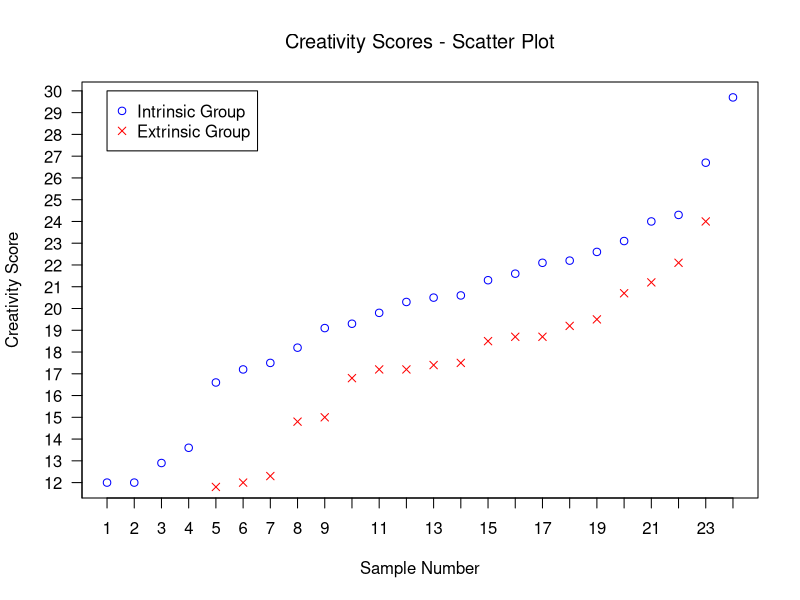
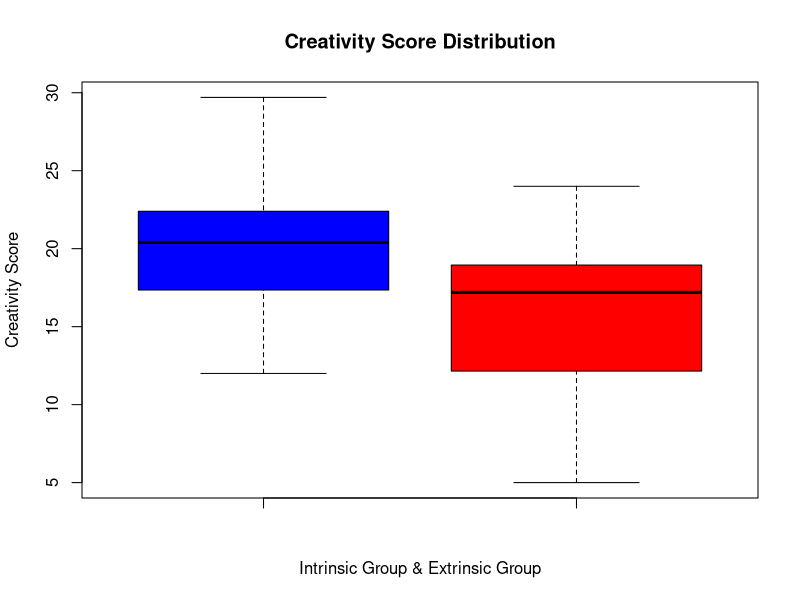
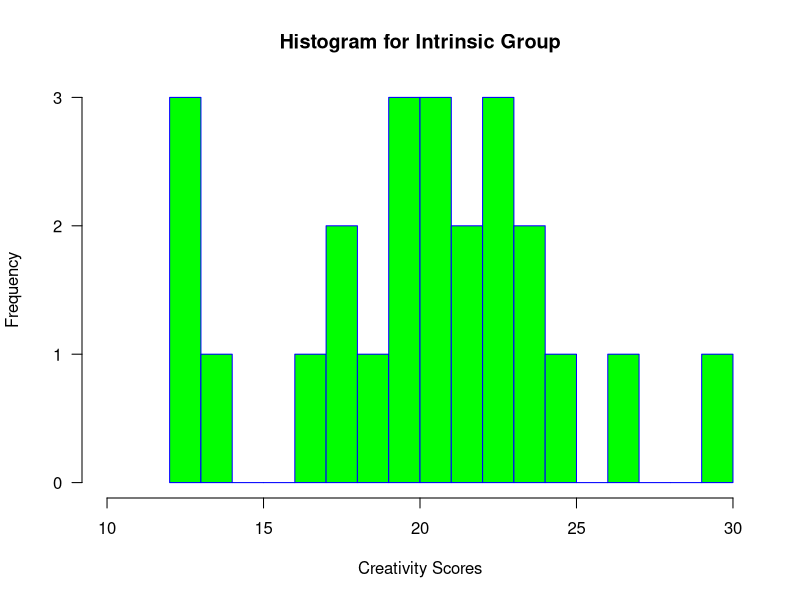
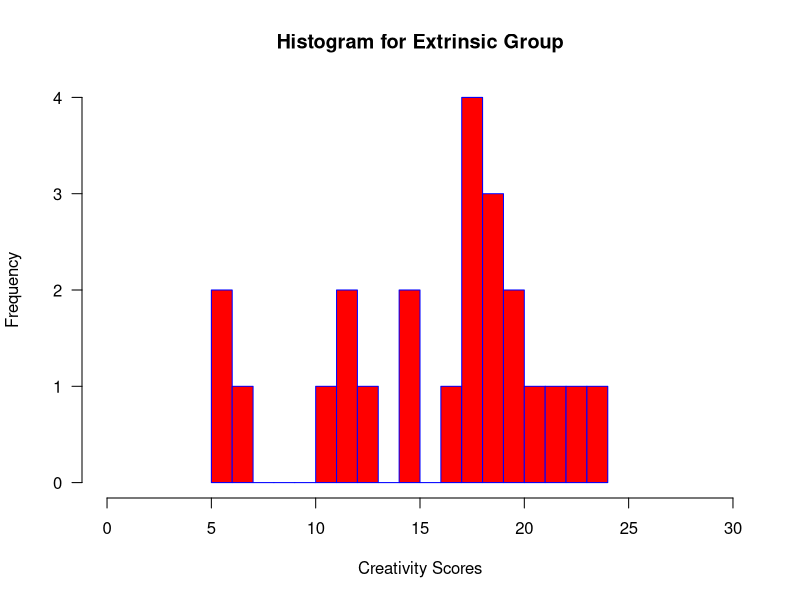

R code for these plots, in order:
# Statistical Sleuth Case 1.1
# Analyzed by Ugur Uresin - Github: ugururesin

# CASE
# Subjects are asked to write a poem.
# All poems were submitted to 12 poets and
# They evaluated poems on a 40-points scale
# The average score is the creativity score!

# Intrinsic Motivation: Satisfaction of doing sth.
# Extrinsic Motivation: Be rewarded for doing sth.

# Data Creation (Creativity Scores) and Data Check
creativity <- c(12,12,12.9,13.6,16.6,17.2,
               17.5,18.2,19.1,19.3,19.8,20.3,
              20.5,20.6,21.3,21.6,22.1,22.2,
              22.6,23.1,24.0,24.3,26.7,29.7,
              5,5.4,6.1,10.9,11.8,12,
               12.3,14.8,15,16.8,17.2,17.2,
               17.4,17.5,18.5,18.7,18.7,19.2,
               19.5,20.7,21.2,22.1,24)
View(creativity)
typeof(creativity)
intrinsic <- creativity[1:24]
extrinsic <- creativity[25:47]
df.int<-as.data.frame(intrinsic)
df.ext<-as.data.frame(extrinsic)

# Data Label Assigning
labels1 <- replicate(24,"Int")
labels2 <- replicate(23,"Ext")
labels <- c(labels1,labels2)
typeof(labels)
data101 <- data.frame(creativity,labels)

typeof(data101)
View(data101)

# Basic Statistics
summary(intrinsic)
summary(extrinsic)
summary(data101)
estimated.difference <- mean(intrinsic)-mean(extrinsic)
estimated.difference

# Descriptive Statistics
# Scatter Plots
rangedata <- range(0,intrinsic,extrinsic)
rangedata <- round(rangedata)
plot(intrinsic, type="p", col="blue", axes=F, ann=F)  
lines(extrinsic, type="p", col="red", pch=4, lty=2)   #Adds the data into previous plot
axis(1, at=1:24, lab=1:24, las=0)                     #Changes X-Axis Labels
axis(2, las=1, at=0:rangedata[2])                     #Change Y-Axis Labels with the 'Data Range' (las=3 to rotate the label)
title(xlab="Sample Number", col.lab="black")          #Defines X-Axis Title
title(ylab="Creativity Score", col.lab="black")       #Defines Y-Axis Title
title(main="Creativity Scores - Scatter Plot", col.main="black", font.main=1)    
box()                                                 #Creates a box around the plot
legend(1,rangedata[2], c("Intrinsic Group","Extrinsic Group"), col=c("blue","red"), pch=c(1,4))  

# Box Plots
boxplot(intrinsic,extrinsic,data=data101, main="Creativity Score Distribution", xlab="Intrinsic Group & Extrinsic Group", ylab="Creativity Score", col=c("blue","red"))

# Histograms
intrange <- range(intrinsic)
extrange <- range(extrinsic)

hist(intrinsic,
     main="Histogram for Intrinsic Group",
     xlab="Creativity Scores",
     border="blue",
     col="green",
     las=1,
     breaks=24,
     xlim=c(10,30))
hist(extrinsic,
     main="Histogram for Extrinsic Group",
     xlab="Creativity Scores",
     border="blue",
     col="red",
     las=1,
     breaks=23,
     xlim=c(0,30))

# Inferential Statistics
t.test(creativity~labels,alternative="two.sided",data=data101)